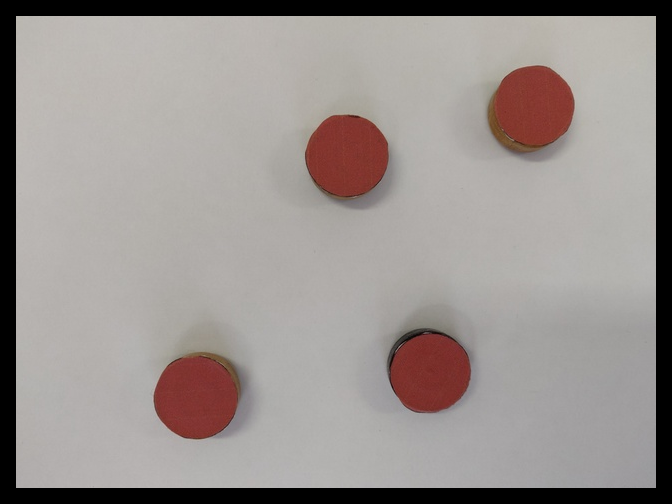
//> input picture image.png, 672 x 504 px
$ ./ObstacleDetector image.png '(the' image must be in the same folder as the 'executable)'   (built with g++ and OpenCV 4)
//> lines starting //> are read from the running program, lines starting //| are printed output that depends on the picture; after the words box and inside, x2 and y2 are one past the last pixel; in counts of white or black regions, pixels touching at a corner belong together
//to compile: make ObstacleDetector (need opencv libs installed)
//to run: ./ObstacleDetector image.png (the image must be in the same folder as the executable)

#include <stdio.h>
#include <opencv2/opencv.hpp>

using namespace cv;

int main(int argc, char **argv){
	int imageX, imageY, edge = 34, i, j, k, w;
	bool flag = 0;
	Mat image,imageResult;
	image = imread(argv[1],CV_LOAD_IMAGE_GRAYSCALE);
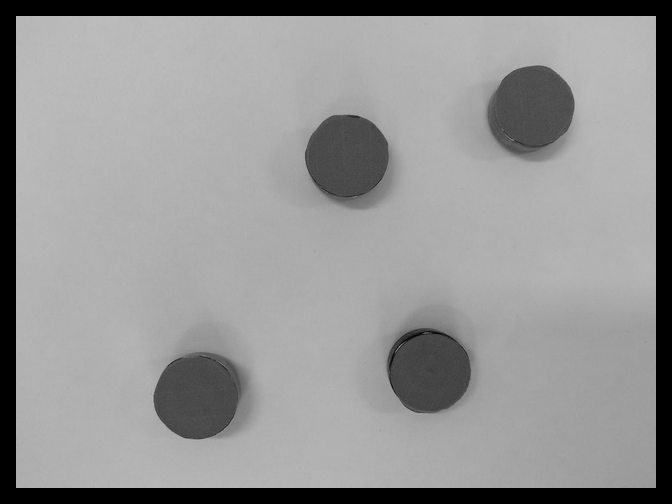
//> image: 504 rows x 672 cols, CV_8UC1; min 0, max 189, mean 147.7
	imageResult = imread(argv[1],CV_LOAD_IMAGE_GRAYSCALE);
	if(!image.data)
		printf("Error: could not open the image.\n");
	imageX = image.rows;
//> imageX = 504
	imageY = image.cols;
//> imageY = 672
    for(k=0; k<imageX; k++){
        for(w=0; w<imageY; w++){
            if(image.at<uchar>(k,w) < 130 && flag == 0){
                flag = 1;
            }
            if(flag==1){
                for(i=k-(edge/2); i<=k+(edge/2); i++){
                    for(j=w-(edge/2); j<=w+(edge/2); j++){
                        if(i>=0 && j>=0 && i<imageX && j<imageY){
                            imageResult.at<uchar>(i,j) = 0;
                        }
                    }
                }
	    }
            else{
                imageResult.at<uchar>(k,w) = 255;
            }
            flag = 0;
        }
    }
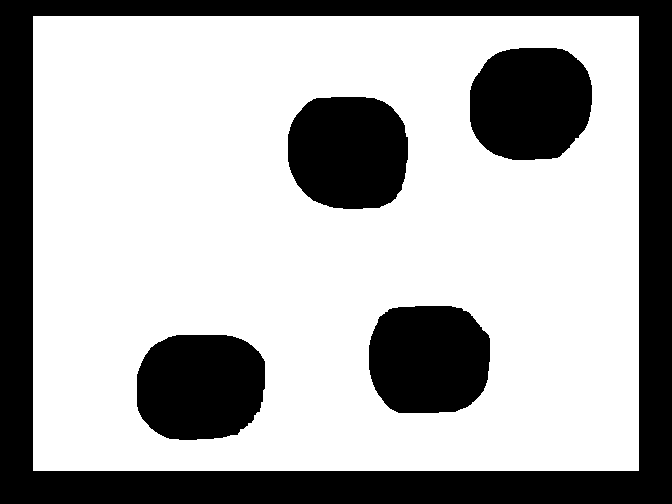
//> imageResult: 504 rows x 672 cols, CV_8UC1; 67.9% white; 5 black regions, box (x1, y1, x2, y2) and area: (0, 0, 672, 504) 62958, (137, 335, 265, 440) 11537, (288, 97, 408, 209) 11481, (470, 48, 592, 160) 11478, (369, 306, 490, 413) 11213
//> after the loop, flag = false
	imshow("result", imageResult);
	imshow("original", image);
	imwrite("result.png", imageResult);
	waitKey();
}
